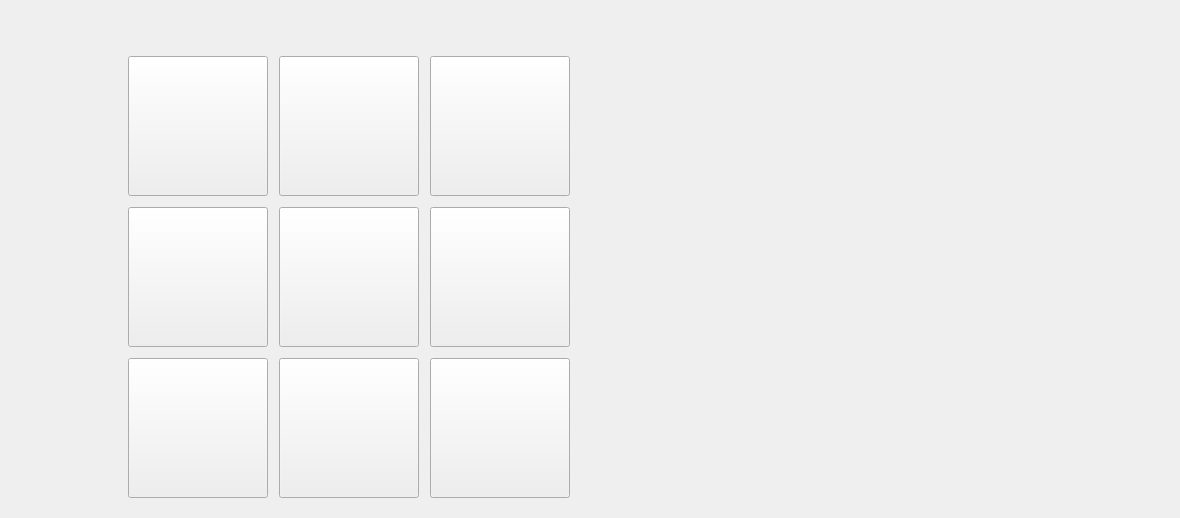
            <widget class="QWidget" name="outside_corners_tab">
             <attribute name="title">
              <string>           OUTSIDE CORNERS           </string>
             </attribute>
             <widget class="QWidget" name="gridLayoutWidget_2">
              <property name="geometry">
               <rect>
                <x>120</x>
                <y>48</y>
                <width>461</width>
                <height>461</height>
               </rect>
              </property>
              <layout class="QGridLayout" name="gridLayout_2">
               <property name="spacing">
                <number>3</number>
               </property>
               <item row="2" column="2">
                <widget class="SubCallButton" name="pushButton_10">
                 <property name="sizePolicy">
                  <sizepolicy hsizetype="Fixed" vsizetype="Fixed">
                   <horstretch>0</horstretch>
                   <verstretch>0</verstretch>
                  </sizepolicy>
                 </property>
                 <property name="minimumSize">
                  <size>
                   <width>140</width>
                   <height>140</height>
                  </size>
                 </property>
                 <property name="maximumSize">
                  <size>
                   <width>140</width>
                   <height>140</height>
                  </size>
                 </property>
                 <property name="styleSheet">
                  <string notr="true"/>
                 </property>
                 <property name="text">
                  <string/>
                 </property>
                 <property name="icon">
                  <iconset resource="xyz.qrc">
                   <normaloff>:/images/front_middle_edge.png</normaloff>:/images/front_middle_edge.png</iconset>
                 </property>
                 <property name="iconSize">
                  <size>
                   <width>130</width>
                   <height>130</height>
                  </size>
                 </property>
                </widget>
               </item>
               <item row="2" column="1">
                <widget class="SubCallButton" name="pushButton_12">
                 <property name="sizePolicy">
                  <sizepolicy hsizetype="Fixed" vsizetype="Fixed">
                   <horstretch>0</horstretch>
                   <verstretch>0</verstretch>
                  </sizepolicy>
                 </property>
                 <property name="minimumSize">
                  <size>
                   <width>140</width>
                   <height>140</height>
                  </size>
                 </property>
                 <property name="maximumSize">
                  <size>
                   <width>140</width>
                   <height>140</height>
                  </size>
                 </property>
                 <property name="styleSheet">
                  <string notr="true"/>
                 </property>
                 <property name="text">
                  <string/>
                 </property>
                 <property name="icon">
                  <iconset resource="xyz.qrc">
                   <normaloff>:/images/front_left_outside_corner.png</normaloff>:/images/front_left_outside_corner.png</iconset>
                 </property>
                 <property name="iconSize">
                  <size>
                   <width>130</width>
                   <height>130</height>
                  </size>
                 </property>
                </widget>
               </item>
               <item row="2" column="3">
                <widget class="SubCallButton" name="pushButton_11">
                 <property name="sizePolicy">
                  <sizepolicy hsizetype="Fixed" vsizetype="Fixed">
                   <horstretch>0</horstretch>
                   <verstretch>0</verstretch>
                  </sizepolicy>
                 </property>
                 <property name="minimumSize">
                  <size>
                   <width>140</width>
                   <height>140</height>
                  </size>
                 </property>
                 <property name="maximumSize">
                  <size>
                   <width>140</width>
                   <height>140</height>
                  </size>
                 </property>
                 <property name="styleSheet">
                  <string notr="true"/>
                 </property>
                 <property name="text">
                  <string/>
                 </property>
                 <property name="icon">
                  <iconset resource="xyz.qrc">
                   <normaloff>:/images/front_right_outside_corner.png</normaloff>:/images/front_right_outside_corner.png</iconset>
                 </property>
                 <property name="iconSize">
                  <size>
                   <width>130</width>
                   <height>130</height>
                  </size>
                 </property>
                </widget>
               </item>
               <item row="0" column="3">
                <widget class="SubCallButton" name="pushButton_13">
                 <property name="sizePolicy">
                  <sizepolicy hsizetype="Fixed" vsizetype="Fixed">
                   <horstretch>0</horstretch>
                   <verstretch>0</verstretch>
                  </sizepolicy>
                 </property>
                 <property name="minimumSize">
                  <size>
                   <width>140</width>
                   <height>140</height>
                  </size>
                 </property>
                 <property name="maximumSize">
                  <size>
                   <width>140</width>
                   <height>140</height>
                  </size>
                 </property>
                 <property name="styleSheet">
                  <string notr="true"/>
                 </property>
                 <property name="text">
                  <string/>
                 </property>
                 <property name="icon">
                  <iconset resource="xyz.qrc">
                   <normaloff>:/images/back_right_outside_corner.png</normaloff>:/images/back_right_outside_corner.png</iconset>
                 </property>
                 <property name="iconSize">
                  <size>
                   <width>130</width>
                   <height>130</height>
                  </size>
                 </property>
                </widget>
               </item>
               <item row="1" column="1">
                <widget class="SubCallButton" name="pushButton_14">
                 <property name="sizePolicy">
                  <sizepolicy hsizetype="Fixed" vsizetype="Fixed">
                   <horstretch>0</horstretch>
                   <verstretch>0</verstretch>
                  </sizepolicy>
                 </property>
                 <property name="minimumSize">
                  <size>
                   <width>140</width>
                   <height>140</height>
                  </size>
                 </property>
                 <property name="maximumSize">
                  <size>
                   <width>140</width>
                   <height>140</height>
                  </size>
                 </property>
                 <property name="styleSheet">
                  <string notr="true"/>
                 </property>
                 <property name="text">
                  <string/>
                 </property>
                 <property name="icon">
                  <iconset resource="xyz.qrc">
                   <normaloff>:/images/left_side_edge.png</normaloff>:/images/left_side_edge.png</iconset>
                 </property>
                 <property name="iconSize">
                  <size>
                   <width>130</width>
                   <height>130</height>
                  </size>
                 </property>
                </widget>
               </item>
               <item row="1" column="2">
                <widget class="SubCallButton" name="pushButton_15">
                 <property name="sizePolicy">
                  <sizepolicy hsizetype="Fixed" vsizetype="Fixed">
                   <horstretch>0</horstretch>
                   <verstretch>0</verstretch>
                  </sizepolicy>
                 </property>
                 <property name="minimumSize">
                  <size>
                   <width>140</width>
                   <height>140</height>
                  </size>
                 </property>
                 <property name="maximumSize">
                  <size>
                   <width>140</width>
                   <height>140</height>
                  </size>
                 </property>
                 <property name="styleSheet">
                  <string notr="true"/>
                 </property>
                 <property name="text">
                  <string/>
                 </property>
                 <property name="icon">
                  <iconset resource="xyz.qrc">
                   <normaloff>:/images/z_top.png</normaloff>:/images/z_top.png</iconset>
                 </property>
                 <property name="iconSize">
                  <size>
                   <width>130</width>
                   <height>130</height>
                  </size>
                 </property>
                </widget>
               </item>
               <item row="0" column="2">
                <widget class="SubCallButton" name="pushButton_17">
                 <property name="sizePolicy">
                  <sizepolicy hsizetype="Fixed" vsizetype="Fixed">
                   <horstretch>0</horstretch>
                   <verstretch>0</verstretch>
                  </sizepolicy>
                 </property>
                 <property name="minimumSize">
                  <size>
                   <width>140</width>
                   <height>140</height>
                  </size>
                 </property>
                 <property name="maximumSize">
                  <size>
                   <width>140</width>
                   <height>140</height>
                  </size>
                 </property>
                 <property name="styleSheet">
                  <string notr="true"/>
                 </property>
                 <property name="text">
                  <string/>
                 </property>
                 <property name="icon">
                  <iconset resource="xyz.qrc">
                   <normaloff>:/images/back_middle_outside_edge.png</normaloff>:/images/back_middle_outside_edge.png</iconset>
                 </property>
                 <property name="iconSize">
                  <size>
                   <width>130</width>
                   <height>130</height>
                  </size>
                 </property>
                </widget>
               </item>
               <item row="1" column="3">
                <widget class="SubCallButton" name="pushButton_18">
                 <property name="sizePolicy">
                  <sizepolicy hsizetype="Fixed" vsizetype="Fixed">
                   <horstretch>0</horstretch>
                   <verstretch>0</verstretch>
                  </sizepolicy>
                 </property>
                 <property name="minimumSize">
                  <size>
                   <width>140</width>
                   <height>140</height>
                  </size>
                 </property>
                 <property name="maximumSize">
                  <size>
                   <width>140</width>
                   <height>140</height>
                  </size>
                 </property>
                 <property name="styleSheet">
                  <string notr="true"/>
                 </property>
                 <property name="text">
                  <string/>
                 </property>
                 <property name="icon">
                  <iconset resource="xyz.qrc">
                   <normaloff>:/images/right_side_edge.png</normaloff>
                   <normalon>:/images/right_side_edge.png</normalon>:/images/right_side_edge.png</iconset>
                 </property>
                 <property name="iconSize">
                  <size>
                   <width>130</width>
                   <height>130</height>
                  </size>
                 </property>
                </widget>
               </item>
               <item row="0" column="1">
                <widget class="SubCallButton" name="probe_front_left_top_corner">
                 <property name="sizePolicy">
                  <sizepolicy hsizetype="Fixed" vsizetype="Fixed">
                   <horstretch>0</horstretch>
                   <verstretch>0</verstretch>
                  </sizepolicy>
                 </property>
                 <property name="minimumSize">
                  <size>
                   <width>140</width>
                   <height>140</height>
                  </size>
                 </property>
                 <property name="icon">
                  <iconset resource="xyz.qrc">
                   <normaloff>:/images/back_left_outside_corner.png</normaloff>:/images/back_left_outside_corner.png</iconset>
                 </property>
                 <property name="iconSize">
                  <size>
                   <width>130</width>
                   <height>130</height>
                  </size>
                 </property>
                 <property name="sub_name" stdset="0">
                  <string>probe_front_left_top_corner</string>
                 </property>
                </widget>
               </item>
              </layout>
             </widget>
             <widget class="QLabel" name="label_36">
              <property name="geometry">
               <rect>
                <x>730</x>
                <y>50</y>
                <width>441</width>
                <height>311</height>
               </rect>
              </property>
              <property name="text">
               <string/>
              </property>
              <property name="pixmap">
               <pixmap resource="xyz.qrc">:/images/probe_corner_group_3d_images.png</pixmap>
              </property>
              <property name="scaledContents">
               <bool>true</bool>
              </property>
              <property name="indent">
               <number>0</number>
              </property>
             </widget>
            </widget>
